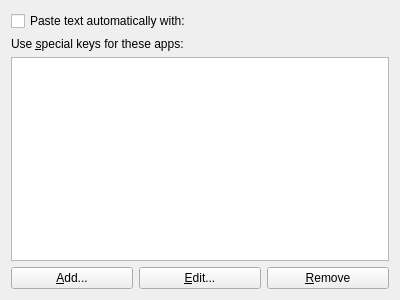
<ui version="4.0" >
 <class>AutoPasteConfig</class>
 <widget class="QWidget" name="AutoPasteConfig" >
  <property name="geometry" >
   <rect>
    <x>0</x>
    <y>0</y>
    <width>400</width>
    <height>300</height>
   </rect>
  </property>
  <layout class="QVBoxLayout" name="verticalLayout" >
   <item>
    <layout class="QHBoxLayout" name="horizontalLayout" >
     <item>
      <widget class="QCheckBox" name="autoPasteCheckBox" >
       <property name="text" >
        <string>Paste text automatically with:</string>
       </property>
      </widget>
     </item>
     <item>
      <widget class="KKeySequenceWidget" name="pasteKeyButton" />
     </item>
    </layout>
   </item>
   <item>
    <widget class="QLabel" name="appsLabel" >
     <property name="text" >
      <string>Use &amp;special keys for these apps:</string>
     </property>
     <property name="buddy" >
      <cstring>appsTreeView</cstring>
     </property>
    </widget>
   </item>
   <item>
    <widget class="QTreeView" name="appsTreeView" >
     <property name="rootIsDecorated" >
      <bool>false</bool>
     </property>
     <property name="uniformRowHeights" >
      <bool>true</bool>
     </property>
     <property name="itemsExpandable" >
      <bool>false</bool>
     </property>
     <property name="sortingEnabled" >
      <bool>true</bool>
     </property>
     <property name="expandsOnDoubleClick" >
      <bool>false</bool>
     </property>
    </widget>
   </item>
   <item>
    <layout class="QHBoxLayout" name="horizontalLayout_2" >
     <item>
      <widget class="QPushButton" name="addButton" >
       <property name="text" >
        <string>&amp;Add...</string>
       </property>
      </widget>
     </item>
     <item>
      <widget class="QPushButton" name="editButton" >
       <property name="text" >
        <string>&amp;Edit...</string>
       </property>
      </widget>
     </item>
     <item>
      <widget class="QPushButton" name="removeButton" >
       <property name="text" >
        <string>&amp;Remove</string>
       </property>
      </widget>
     </item>
    </layout>
   </item>
  </layout>
 </widget>
 <customwidgets>
  <customwidget>
   <class>KKeySequenceWidget</class>
   <extends>QWidget</extends>
   <header>kkeysequencewidget.h</header>
  </customwidget>
 </customwidgets>
 <tabstops>
  <tabstop>autoPasteCheckBox</tabstop>
  <tabstop>appsTreeView</tabstop>
  <tabstop>addButton</tabstop>
  <tabstop>editButton</tabstop>
  <tabstop>removeButton</tabstop>
 </tabstops>
 <resources/>
 <connections/>
</ui>
